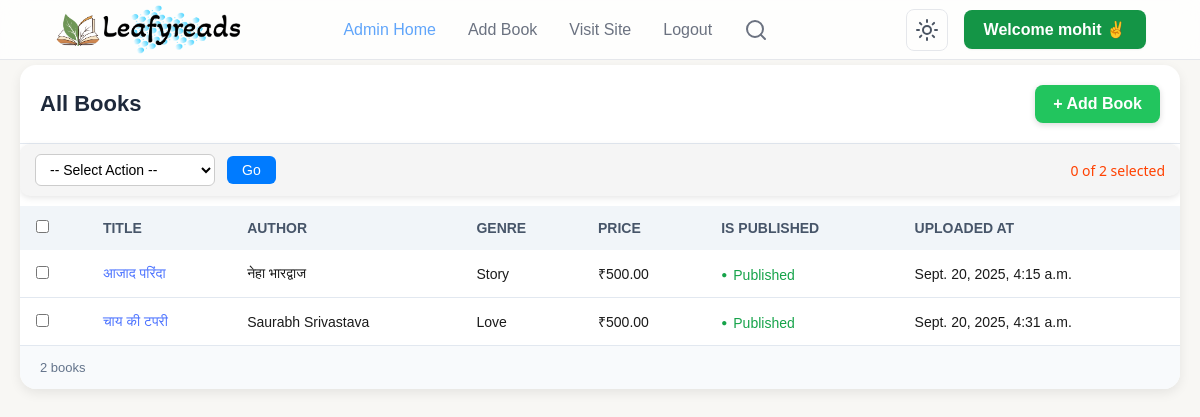
The page /admin-dashboard/ (signed in) on the database as committed earlier.
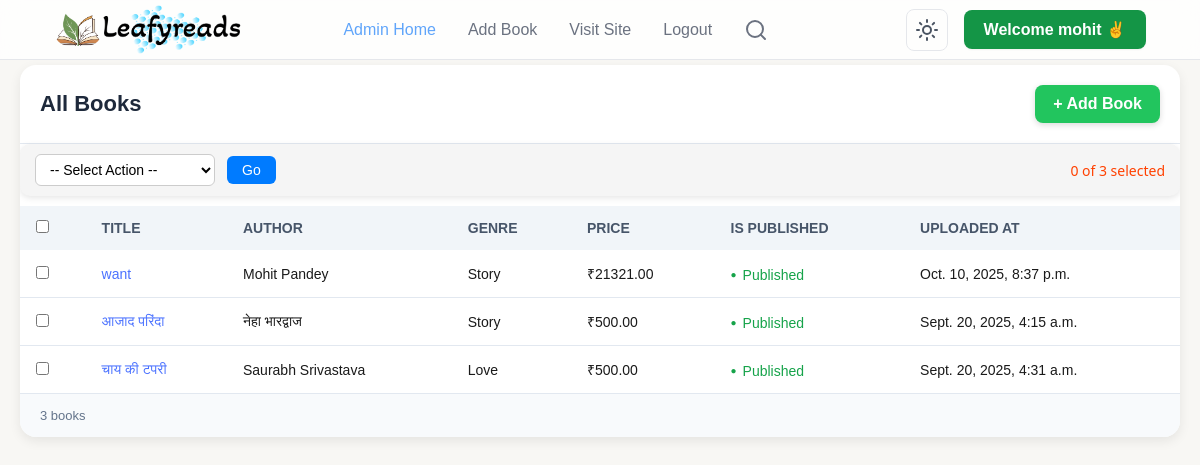
The same page on the database as committed later.
### books/models.py (models this page shows, shortened)
class Book(models.Model):
    title = models.CharField(max_length=200, unique=True)
    slug = models.SlugField(unique=True)
    author = models.CharField(max_length=100)
    genre = models.ForeignKey(Genre, on_delete=models.SET_NULL, null=True, related_name='books')
    price = models.DecimalField(max_digits=8, decimal_places=2, blank=True, null=True)
    isbn = models.CharField(max_length=20, blank=True, null=True)
    cover_front = models.ImageField(upload_to=book_media_upload_path)
    pdf_file = models.FileField(upload_to=book_media_upload_path, blank=True, null=True)
    is_published = models.BooleanField(default=True)
    uploaded_at = models.DateTimeField(auto_now_add=True)
    updated_at = models.DateTimeField(auto_now=True)
    audio_file = models.FileField(upload_to='sounds/', null=True, blank=True)
    objects = BookQuerySet.as_manager()
    class Meta:
        ordering = ['-uploaded_at']
        indexes = [
            models.Index(fields=['slug']),           # Existing index
            models.Index(fields=['title']),          # Existing index
            models.Index(fields=['genre']),          # Added index for genre filtering
            models.Index(fields=['-uploaded_at']),   # Added index for ordering by uploaded_at
            GinIndex(fields=['title', 'author']),    # Added for PostgreSQL full-text search
        ]

class Genre(models.Model):
    category = models.ForeignKey(Category, on_delete=models.SET_NULL, null=True, related_name='genres')
    name = models.CharField(max_length=100)
    slug = models.SlugField(unique=True)
    lucidicon = models.CharField(max_length=100, blank=True, null=True)
    class Meta:
        ordering = ['name']
        unique_together = ('category', 'name')
        indexes = [
            models.Index(fields=['category', 'slug']),  # Added index for category+slug lookups
        ]
    def __str__(self):
        return self.name

### LRAdmin/views.py (the view, shortened to what this page needs)
# urls.py: path('', views.dashboard, name='dashboard'),
@login_required(login_url="login_admin")
def dashboard(request):
    books = Book.objects.all().order_by("-uploaded_at")
    if request.method == "POST":
        action = request.POST.get('action')
        selected_books = request.POST.getlist('selected_books')
        if action == 'delete' and selected_books:
            Book.objects.filter(id__in=selected_books).delete()
        return redirect('dashboard')  # refresh page after action
    book_query = request.GET.get('search', '').strip()
    books = Book.objects.select_related('genre').all().order_by('-uploaded_at')
    context = {"books": books}
    return render(request, 'dashboard.html', context)

### LRAdmin/templates/dashboard.html (shortened to what this page needs)
{% extends 'basic.html' %}
{% load static %}
{% block css %}
<link rel="stylesheet" href="{% static 'css/dashboard.css' %}" />
{% endblock %}
{% block body %}
  <div class="books-container" style="margin: 5px 20px;">
    <div class="books-header">
      <h2>All Books</h2>
      <div class="action-bar">
        <a href="{% url 'addBook' %}" class="btn-add">+ Add Book</a>
      </div>
    </div>
  <form method="POST" id="bulk-action-form">
  <div class="bulk-actions" style="margin-bottom: 10px;">
    <select name="action" id="action-select">
      <option value="">-- Select Action --</option>
    </select>
    <button type="submit">Go</button>
    <span id="selected-count">0 of {{ books|length }} selected</span>
  </div>
  <table>
    <thead>
      <tr>
        <th><input type="checkbox" id="select-all"></th>
        <th>Title</th>
        <th>Author</th>
        <th>Genre</th>
        <th>Price</th>
        <th>Is Published</th>
        <th>Uploaded At</th>
      </tr>
    </thead>
    <tbody>
      {% if books %}
      {% for book in books %}
      <tr>
        <td><input type="checkbox" class="book-checkbox" name="selected_books" value="{{ book.id }}"></td>
        <td><a style="color: #4b72ff;" href="{% url 'updateBook' book.slug %}">{{book.title}}</a></td>
        <td>{{book.author}}</td>
        <td>{{book.genre}}</td>
        <td>₹{{book.price}}</td>
        {% if book.is_published %}
        <td><span class="status">Published</span></td>
        {% else %}
        <td><span class="status" style="color: rgb(255, 81, 0);">Not Published</span></td>
        {% endif %}
        <td>{{book.updated_at}}</td>
      </tr>
      {% endfor %}
      {% else %}
      <td style="width: 20vw;font-size:16px">Hmm... No books matched your search!</td>
      {% endif %}
    </tbody>
  </table>
</form>
    <div class="books-footer">
      {{books.count}} books
    </div>
  </div>
{% endblock body %}

Rows that differ between the two databases and show on the page:
added Book: title "want", author "Mohit Pandey", genre "Story", price "21321.00", is_published "Published", updated_at "Oct. 10, 2025, 8:37 p.m."
Other text that changed with them:
{{ books|length }}: "2" → "3"
{{ books.count }}: "2" → "3"
